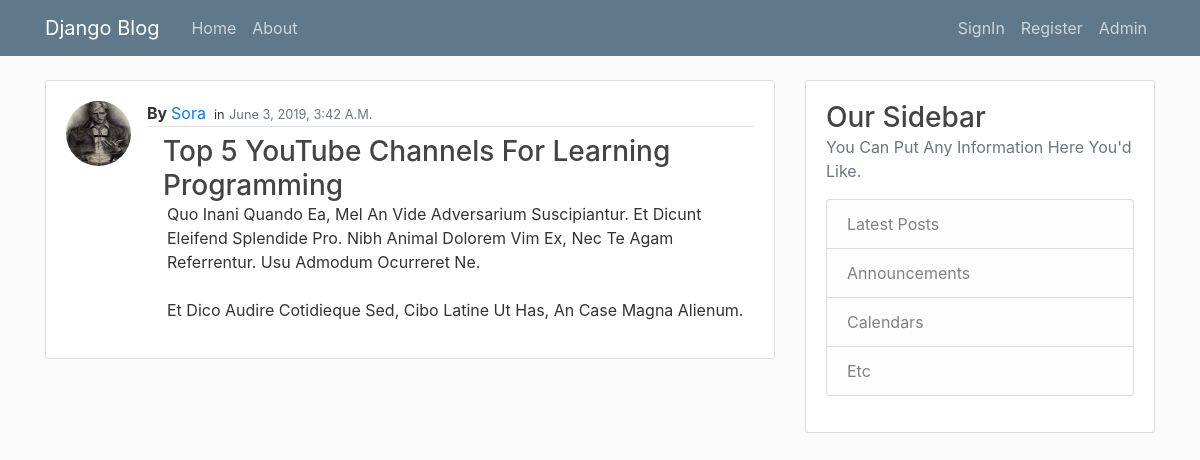
The page /posts/Top 5 YouTube Channels For Learning Programming/ on the database its author committed.
### a_blog/models.py (models this page shows, shortened)
class Post(models.Model):
  post_title = models.CharField(max_length=150)
  post_publish_date = models.DateTimeField(default=timezone.now)
  post_content = models.TextField()
  post_author = models.ForeignKey(User, on_delete=models.CASCADE)

### auth_system/models.py (models this page shows, shortened)
class profile(models.Model):
  user = models.OneToOneField(User,on_delete=models.CASCADE)
  img = models.ImageField(upload_to="profile's_pics",default="profile's_pics/default.jpg")
  score = models.IntegerField(default=0)

### a_blog/views.py (the view)
# urls.py: path('posts/<slug>/',PostDetailView.as_view(),name="post-detail"),
class PostDetailView(DetailView):
    model = Post
    context_object_name = 'post'
    slug_field = 'post_title'

### a_blog/templates/a_blog/post_detail.html (shortened to what this page needs)
{% extends 'layout.html' %}
{% block content %}
  <article class="media content-section">
    <img class="rounded-circle article-img" src="{{post.post_author.profile.img.url}}"/>
    <div class="media-body">
      <div class="article-metadata">
        <b>by </b><a class="mr-2" href="{% url 'user-posts' post.post_author.username %}">{{ post.post_author }}</a><small>in</small>
        <small class="text-muted">{{ post.post_publish_date }}</small>
      </div>
      <div class="article_body ml-3 mt-2">
        <h3 class="article-title">{{ post.post_title }}</h3>
        <p class="article-content ml-1">{{ post.post_content }}</p>
      </div>
    </div>
  </article>
{% endblock content %}

### a_blog/static/a_blog/main.css (style rules this page uses)
body { text-transform: capitalize !important; background: #fafafa; color: #333333; margin-top: 5rem; }
h1, h2, h3, h4, h5, h6 { color: #444444; margin: 0 ; }
.content-section { background: #ffffff; padding: 20px; border: 1px solid #dddddd; border-radius: 3px; margin-bottom: 20px; }
.article-title { color: #444444; }
.article-content { white-space: pre-line; }
.article-img { height: 65px; width: 65px; margin-right: 16px; }
.article-metadata { padding-bottom: 1px; margin-bottom: 4px; border-bottom: 1px solid #e3e3e3 }

### rows shown on the page
Post: post_author.profile.img (picture), post_author "Sora", post_publish_date "June 3, 2019, 3:42 A.m.", post_title "Top 5 YouTube Channels For Learning Programming", post_content "Quo Inani Quando Ea, Mel An Vide Adversarium Suscipiantur. Et Dicunt Eleifend Splendide Pro. Nibh Animal Dolorem Vim Ex, Nec Te Agam Referrentur. Usu Admodum Ocurreret Ne. Et Dico Audire Cotidieque Sed, Cibo Latine Ut Has, An Case Magna Alienum."
